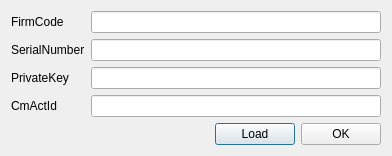
<?xml version="1.0" encoding="UTF-8"?>
<ui version="4.0">
 <class>Dialog_Setting</class>
 <widget class="QDialog" name="Dialog_Setting">
  <property name="geometry">
   <rect>
    <x>0</x>
    <y>0</y>
    <width>392</width>
    <height>147</height>
   </rect>
  </property>
  <property name="windowTitle">
   <string>setting</string>
  </property>
  <layout class="QFormLayout" name="formLayout">
   <item row="0" column="0">
    <widget class="QLabel" name="label_FirmCode">
     <property name="text">
      <string>FirmCode</string>
     </property>
    </widget>
   </item>
   <item row="0" column="1">
    <widget class="QLineEdit" name="lineEdit_FirmCode"/>
   </item>
   <item row="1" column="0">
    <widget class="QLabel" name="label_SerialNumber">
     <property name="text">
      <string>SerialNumber</string>
     </property>
    </widget>
   </item>
   <item row="1" column="1">
    <widget class="QLineEdit" name="lineEdit_SerialNumber"/>
   </item>
   <item row="2" column="0">
    <widget class="QLabel" name="label_PrivateKey">
     <property name="text">
      <string>PrivateKey</string>
     </property>
    </widget>
   </item>
   <item row="2" column="1">
    <widget class="QLineEdit" name="lineEdit_PrivateKey"/>
   </item>
   <item row="4" column="1">
    <layout class="QHBoxLayout" name="horizontalLayout">
     <item>
      <spacer name="horizontalSpacer">
       <property name="orientation">
        <enum>Qt::Horizontal</enum>
       </property>
       <property name="sizeHint" stdset="0">
        <size>
         <width>40</width>
         <height>20</height>
        </size>
       </property>
      </spacer>
     </item>
     <item>
      <widget class="QPushButton" name="pushButton_Load">
       <property name="text">
        <string>Load</string>
       </property>
      </widget>
     </item>
     <item>
      <widget class="QPushButton" name="pushButton_Ok">
       <property name="text">
        <string>OK</string>
       </property>
      </widget>
     </item>
    </layout>
   </item>
   <item row="3" column="1">
    <widget class="QLineEdit" name="lineEdit_CmActId"/>
   </item>
   <item row="3" column="0">
    <widget class="QLabel" name="label_CmActId">
     <property name="text">
      <string>CmActId</string>
     </property>
    </widget>
   </item>
  </layout>
 </widget>
 <resources/>
 <connections>
  <connection>
   <sender>pushButton_Ok</sender>
   <signal>clicked()</signal>
   <receiver>Dialog_Setting</receiver>
   <slot>show()</slot>
   <hints>
    <hint type="sourcelabel">
     <x>344</x>
     <y>84</y>
    </hint>
    <hint type="destinationlabel">
     <x>195</x>
     <y>52</y>
    </hint>
   </hints>
  </connection>
  <connection>
   <sender>pushButton_Load</sender>
   <signal>clicked()</signal>
   <receiver>Dialog_Setting</receiver>
   <slot>show()</slot>
   <hints>
    <hint type="sourcelabel">
     <x>263</x>
     <y>125</y>
    </hint>
    <hint type="destinationlabel">
     <x>195</x>
     <y>73</y>
    </hint>
   </hints>
  </connection>
 </connections>
</ui>
